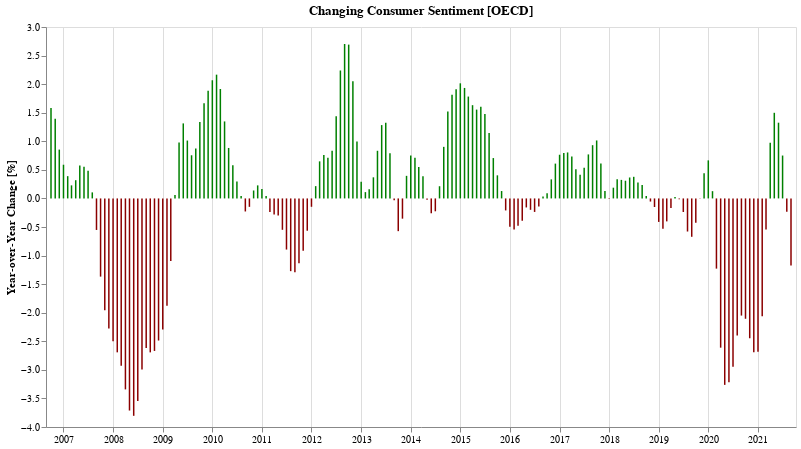

Notebook source saved alongside this figure:
### Markdown cell above
## Has consumer sentiment gotten better or worse compared to the same time last year?

### Code cell
cUsaYoy = cUsaSubset.set_index('TIME')['Value'].pct_change(12).apply(lambda v: v * 100).reset_index()
bUsaYoy = bUsaSubset.set_index('TIME')['Value'].pct_change(12).apply(lambda v: v * 100).reset_index()

def yoyChartFor(df, label, color='navy'):
    return alt.Chart(df.dropna()[-180:]).mark_bar(width=1.5, color=f'{color}').transform_calculate(
        label=f"'{label}'",
        change_in_percent="format(datum.Value, ',.2f')",
    ).encode(
        alt.X('TIME:T', axis=alt.Axis(title='')),
        alt.Y('Value:Q', axis=alt.Axis(title='Year-over-Year Change [%]', grid=False)),
        #alt.Opacity('label:O', legend=alt.Legend(title="")),
        color=alt.condition("datum['Value'] < 0",
            alt.value('darkred'),
            alt.value(color)
        ),
        tooltip=[alt.Tooltip('TIME:T', title='Date', format='%b %Y'), alt.Tooltip('label:O'), alt.Tooltip('change_in_percent:O')]
    ).properties(
        title=f"Changing {label} Sentiment [OECD]",
        width=750,
        height=400
    )

cYoy = yoyChartFor(cUsaYoy, 'Consumer', 'green')
cYoy.display()

### Figure 1 — Vega-Lite specification as saved in the notebook (floating-point values rounded to 4 significant figures; data arrays with more than 128 entries replaced by an {"elided": "..."} marker saying what was removed)
{"config": {"view": {"continuousWidth": 400, "continuousHeight": 300}}, "data": {"name": "data-bcf2c91867ff3c68f4540314c5dcec3d"}, "mark": {"type": "bar", "color": "green", "width": 1.5}, "encoding": {"color": {"condition": {"value": "darkred", "test": "datum['Value'] < 0"}, "value": "green"}, "tooltip": [{"type": "temporal", "field": "TIME", "format": "%b %Y", "title": "Date"}, {"type": "ordinal", "field": "label"}, {"type": "ordinal", "field": "change_in_percent"}], "x": {"type": "temporal", "axis": {"title": ""}, "field": "TIME"}, "y": {"type": "quantitative", "axis": {"grid": false, "title": "Year-over-Year Change [%]"}, "field": "Value"}}, "height": 400, "title": "Changing Consumer Sentiment [OECD]", "transform": [{"calculate": "'Consumer'", "as": "label"}, {"calculate": "format(datum.Value, ',.2f')", "as": "change_in_percent"}], "width": 750, "$schema": "https://vega.github.io/schema/vega-lite/v4.8.1.json", "datasets": {"data-bcf2c91867ff3c68f4540314c5dcec3d": {"elided": "180 records"}}}
